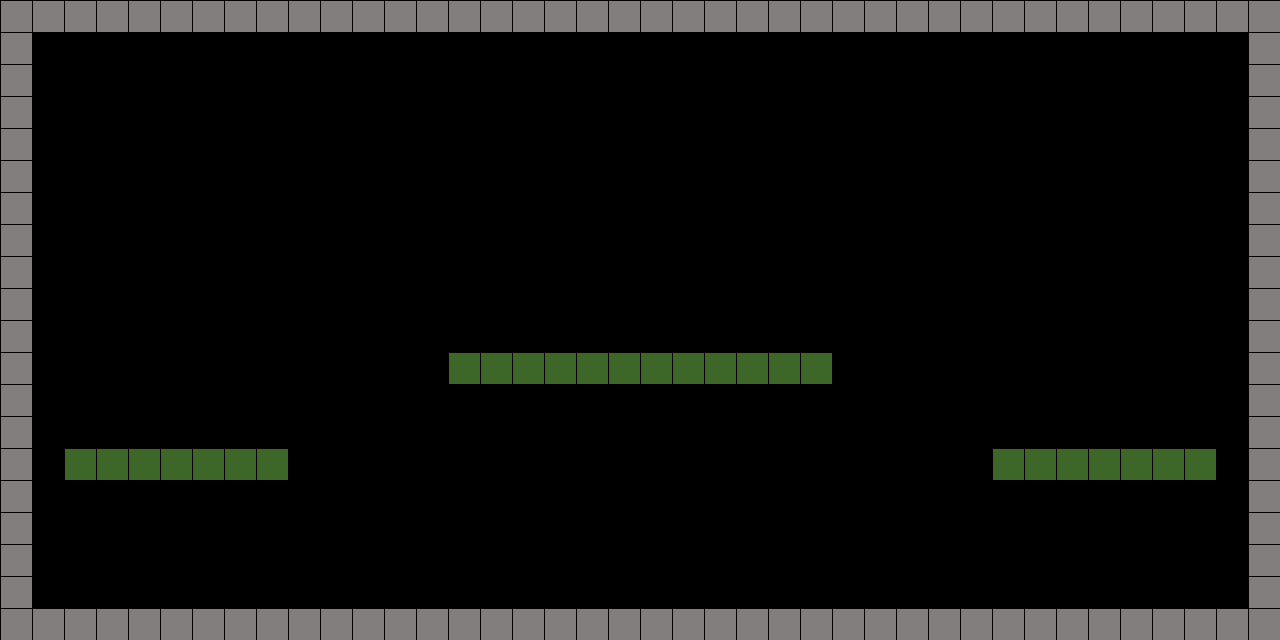

Tiled map render using the project's own tile images. Description and the whole map definition, tile-layer contents included, below:
An orthogonal 40x20 tile map with 32x32 px tiles, 1 tile layer (background) and 9 objects (player, monster).

<map version="1.9" tiledversion="1.9.2" orientation="orthogonal" renderorder="right-down" width="40" height="20" tilewidth="32" tileheight="32" infinite="0" nextlayerid="4" nextobjectid="10">
 <tileset firstgid="1" source="tiles.tsx" />
 <layer id="1" name="background" width="40" height="20">
  <data encoding="csv">
1,1,1,1,1,1,1,1,1,1,1,1,1,1,1,1,1,1,1,1,1,1,1,1,1,1,1,1,1,1,1,1,1,1,1,1,1,1,1,1,
1,0,0,0,0,0,0,0,0,0,0,0,0,0,0,0,0,0,0,0,0,0,0,0,0,0,0,0,0,0,0,0,0,0,0,0,0,0,0,1,
1,0,0,0,0,0,0,0,0,0,0,0,0,0,0,0,0,0,0,0,0,0,0,0,0,0,0,0,0,0,0,0,0,0,0,0,0,0,0,1,
1,0,0,0,0,0,0,0,0,0,0,0,0,0,0,0,0,0,0,0,0,0,0,0,0,0,0,0,0,0,0,0,0,0,0,0,0,0,0,1,
1,0,0,0,0,0,0,0,0,0,0,0,0,0,0,0,0,0,0,0,0,0,0,0,0,0,0,0,0,0,0,0,0,0,0,0,0,0,0,1,
1,0,0,0,0,0,0,0,0,0,0,0,0,0,0,0,0,0,0,0,0,0,0,0,0,0,0,0,0,0,0,0,0,0,0,0,0,0,0,1,
1,0,0,0,0,0,0,0,0,0,0,0,0,0,0,0,0,0,0,0,0,0,0,0,0,0,0,0,0,0,0,0,0,0,0,0,0,0,0,1,
1,0,0,0,0,0,0,0,0,0,0,0,0,0,0,0,0,0,0,0,0,0,0,0,0,0,0,0,0,0,0,0,0,0,0,0,0,0,0,1,
1,0,0,0,0,0,0,0,0,0,0,0,0,0,0,0,0,0,0,0,0,0,0,0,0,0,0,0,0,0,0,0,0,0,0,0,0,0,0,1,
1,0,0,0,0,0,0,0,0,0,0,0,0,0,0,0,0,0,0,0,0,0,0,0,0,0,0,0,0,0,0,0,0,0,0,0,0,0,0,1,
1,0,0,0,0,0,0,0,0,0,0,0,0,0,0,0,0,0,0,0,0,0,0,0,0,0,0,0,0,0,0,0,0,0,0,0,0,0,0,1,
1,0,0,0,0,0,0,0,0,0,0,0,0,0,2,2,2,2,2,2,2,2,2,2,2,2,0,0,0,0,0,0,0,0,0,0,0,0,0,1,
1,0,0,0,0,0,0,0,0,0,0,0,0,0,0,0,0,0,0,0,0,0,0,0,0,0,0,0,0,0,0,0,0,0,0,0,0,0,0,1,
1,0,0,0,0,0,0,0,0,0,0,0,0,0,0,0,0,0,0,0,0,0,0,0,0,0,0,0,0,0,0,0,0,0,0,0,0,0,0,1,
1,0,2,2,2,2,2,2,2,0,0,0,0,0,0,0,0,0,0,0,0,0,0,0,0,0,0,0,0,0,0,2,2,2,2,2,2,2,0,1,
1,0,0,0,0,0,0,0,0,0,0,0,0,0,0,0,0,0,0,0,0,0,0,0,0,0,0,0,0,0,0,0,0,0,0,0,0,0,0,1,
1,0,0,0,0,0,0,0,0,0,0,0,0,0,0,0,0,0,0,0,0,0,0,0,0,0,0,0,0,0,0,0,0,0,0,0,0,0,0,1,
1,0,0,0,0,0,0,0,0,0,0,0,0,0,0,0,0,0,0,0,0,0,0,0,0,0,0,0,0,0,0,0,0,0,0,0,0,0,0,1,
1,0,0,0,0,0,0,0,0,0,0,0,0,0,0,0,0,0,0,0,0,0,0,0,0,0,0,0,0,0,0,0,0,0,0,0,0,0,0,1,
1,1,1,1,1,1,1,1,1,1,1,1,1,1,1,1,1,1,1,1,1,1,1,1,1,1,1,1,1,1,1,1,1,1,1,1,1,1,1,1
</data>
 </layer>
 <objectgroup id="3" name="objects">
  <object id="1" x="1216" y="448">
   <polygon points="0,0 0,32 -224,32 -224,0" />
  </object>
  <object id="2" x="448" y="352">
   <polygon points="0,0 384,0 384,32 0,32" />
  </object>
  <object id="3" x="64" y="448">
   <polygon points="0,0 224,0 224,32 0,32" />
  </object>
  <object id="4" x="32" y="0">
   <polygon points="0,0 0,640 -32,640 -32,0" />
  </object>
  <object id="5" x="32" y="0">
   <polygon points="0,0 1248,0 1248,32 0,32" />
  </object>
  <object id="6" x="1280" y="32">
   <polygon points="0,0 -32,0 -32,608 0,608" />
  </object>
  <object id="7" x="1248" y="608">
   <polygon points="0,0 -1216,0 -1216,32 0,32" />
  </object>
  <object id="9" name="player" x="512" y="544" width="32" height="32" />
  <object id="8" name="monster" x="768" y="544" width="32" height="32" />
 </objectgroup>
</map>